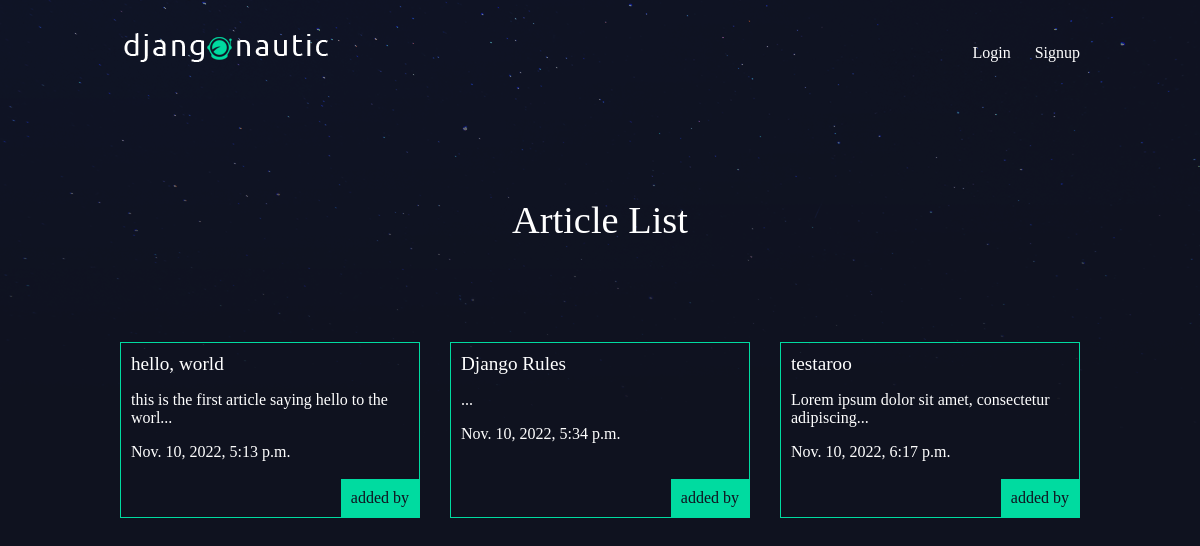
The app's page /articles/, older data.
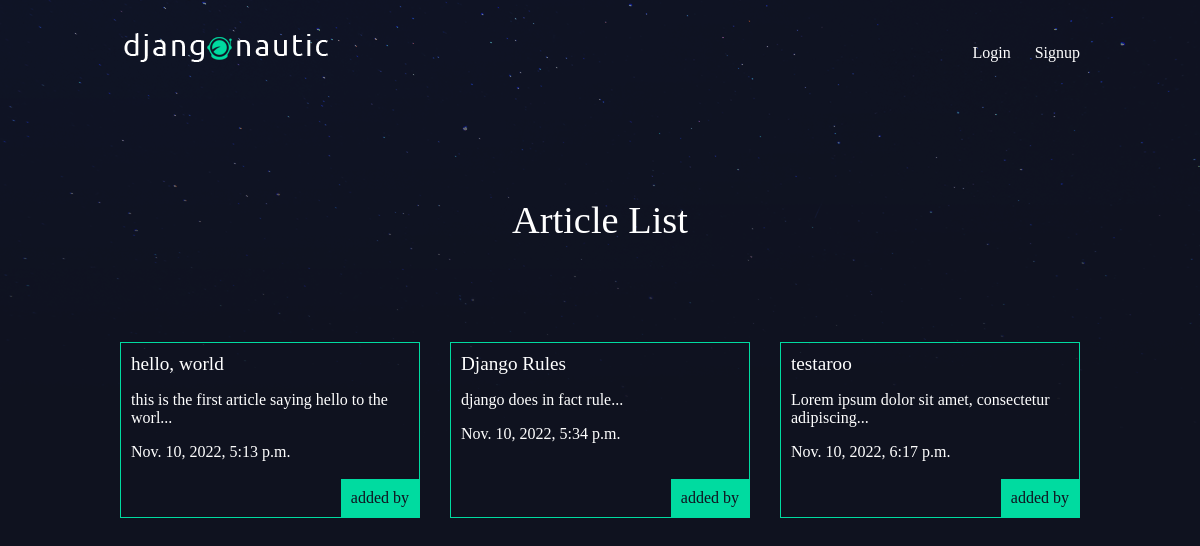
The same page, newer data.
### articles/models.py (models this page shows, shortened)
class Article(models.Model):
  title = models.CharField(max_length=100)
  slug = models.SlugField()
  body = models.TextField()
  date = models.DateTimeField(auto_now_add=True)
  thumb = models.ImageField(default='default.png', blank=True)
  author = models.ForeignKey(User,on_delete=models.CASCADE,default=None)
  def snippet(self):
    return self.body[:50] + '...' # :50 up to 50 characters

### articles/views.py (the view)
# urls.py: path('', views.articleList, name="list"),
def articleList(request):
  articles = Article.objects.all().order_by('date') #order_by allows us to order objects by any variable in the model
  return render(request, 'articles/articleList.html', {'articles': articles})

### articles/templates/articles/articleList.html
{% extends 'base_layout.html'%}
{%block content%}
  <h1>Article List</h1>
  <div class="articles">
    {% for article in articles %}
    <div class="article">
      <h2><a href='{% url "articles:detail" slug=article.slug %}'>{{ article.title }}</a></h2>
      <p>{{ article.snippet }}</p>
      <p>{{ article.date }}</p>
      <p class="author">added by {{ article.author.username }}</p>
    </div>
    {% endfor %}
  </div>
{%endblock%}

### templates/base_layout.html (shortened to what this page needs)
{% load static %}
<!DOCTYPE html>
<html lang="en">
<head>
  <link rel="stylesheet" href="{% static 'styles.css' %}">
</head>
<body>
  <header class="wrapper">
    <h1><a href="{%url 'home'%}"><img src="{% static 'logo.png' %}" alt=""></a></h1>
    <nav>
      <ul>
        {% if user.is_authenticated %}
        <li>
          <form class="logout-link" action="{% url 'accounts:logout' %}" method="post">
            {% csrf_token %}
            <button type="submit">Logout</button>
          </form>
        </li>
        <li><a href="{% url 'articles:create' %}">New Article</a></li>
        {% else %}
          <li><a href="{% url 'accounts:login' %}">Login</a></li>
          <li><a href="{% url 'accounts:signup' %}">Signup</a></li>
        {% endif %}
      </ul>
    </nav>
  </header>
  <div class="wrapper">
    {%block content%}
    {%endblock%}
  </div>
</body>
</html>

### assets/styles.css (style rules this page uses)
body { background-color: #0f121f; background-image: url(stars.png); background-repeat: no-repeat; color: #fff; }
body * { font-family: Ubuntu; }
h1, h2, h3, h4, h5 { font-weight: normal; margin: 0; }
a, a:hover, a:visited { color: #fff; text-decoration: none; }
.wrapper { max-width: 960px; margin: 0 auto; }
div.wrapper > h1 { text-align: center; margin: 100px auto; font-size: 2.4em }
header { display: grid; grid-template-columns: 1fr 1fr; padding: 20px 0; }
nav { justify-self: end; }
nav li { display: inline-block; list-style-type: none; margin-left: 20px; }
.articles { display: grid; grid-template-columns: 1fr 1fr 1fr; grid-gap: 30px; }
.article { padding: 10px; border: 1px solid #00dba0; position: relative; padding-bottom: 40px; }
.article h2 { font-size: 1.2em; }
.article .author { padding: 10px; background: #00dba0; position: absolute; right: 0; bottom: 0; margin: 0; color: #0f121f; }

Row changes from the older to the newer data that the page shows:
changed Article "Django Rules": snippet "..." → "django does in fact rule..."
